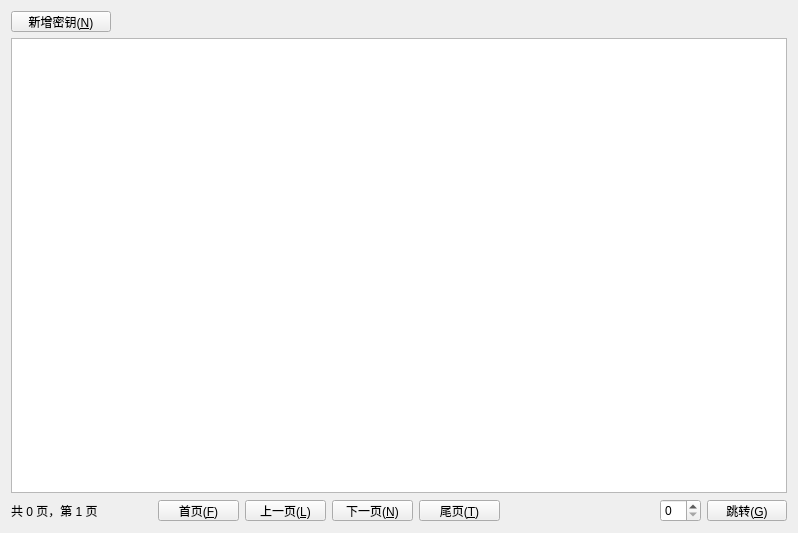
<?xml version="1.0" encoding="UTF-8"?>
<ui version="4.0">
 <class>DDNSSecretForm</class>
 <widget class="QWidget" name="DDNSSecretForm">
  <property name="geometry">
   <rect>
    <x>0</x>
    <y>0</y>
    <width>798</width>
    <height>533</height>
   </rect>
  </property>
  <property name="windowTitle">
   <string>DDN密钥管理</string>
  </property>
  <layout class="QVBoxLayout" name="verticalLayout">
   <item>
    <widget class="QPushButton" name="pushButtonNewRecord">
     <property name="minimumSize">
      <size>
       <width>81</width>
       <height>21</height>
      </size>
     </property>
     <property name="maximumSize">
      <size>
       <width>100</width>
       <height>21</height>
      </size>
     </property>
     <property name="text">
      <string>新增密钥(&amp;N)</string>
     </property>
    </widget>
   </item>
   <item>
    <widget class="QTableView" name="tableView"/>
   </item>
   <item>
    <layout class="QHBoxLayout" name="horizontalLayout_4">
     <item>
      <widget class="QLabel" name="label">
       <property name="minimumSize">
        <size>
         <width>101</width>
         <height>16</height>
        </size>
       </property>
       <property name="text">
        <string>共 0 页，第 1 页</string>
       </property>
      </widget>
     </item>
     <item>
      <spacer name="horizontalSpacer_2">
       <property name="orientation">
        <enum>Qt::Orientation::Horizontal</enum>
       </property>
       <property name="sizeType">
        <enum>QSizePolicy::Policy::Preferred</enum>
       </property>
       <property name="sizeHint" stdset="0">
        <size>
         <width>40</width>
         <height>20</height>
        </size>
       </property>
      </spacer>
     </item>
     <item>
      <layout class="QHBoxLayout" name="horizontalLayout_2">
       <item>
        <widget class="QPushButton" name="pushButtonFirstPage">
         <property name="minimumSize">
          <size>
           <width>81</width>
           <height>21</height>
          </size>
         </property>
         <property name="maximumSize">
          <size>
           <width>100</width>
           <height>21</height>
          </size>
         </property>
         <property name="text">
          <string>首页(&amp;F)</string>
         </property>
        </widget>
       </item>
       <item>
        <widget class="QPushButton" name="pushButtonLastPage">
         <property name="minimumSize">
          <size>
           <width>81</width>
           <height>21</height>
          </size>
         </property>
         <property name="maximumSize">
          <size>
           <width>100</width>
           <height>21</height>
          </size>
         </property>
         <property name="text">
          <string>上一页(&amp;L)</string>
         </property>
        </widget>
       </item>
       <item>
        <widget class="QPushButton" name="pushButtonNextPage">
         <property name="minimumSize">
          <size>
           <width>81</width>
           <height>21</height>
          </size>
         </property>
         <property name="maximumSize">
          <size>
           <width>100</width>
           <height>21</height>
          </size>
         </property>
         <property name="text">
          <string>下一页(&amp;N)</string>
         </property>
        </widget>
       </item>
       <item>
        <widget class="QPushButton" name="pushButtonTailPage">
         <property name="minimumSize">
          <size>
           <width>81</width>
           <height>21</height>
          </size>
         </property>
         <property name="maximumSize">
          <size>
           <width>100</width>
           <height>21</height>
          </size>
         </property>
         <property name="text">
          <string>尾页(&amp;T)</string>
         </property>
        </widget>
       </item>
      </layout>
     </item>
     <item>
      <spacer name="horizontalSpacer">
       <property name="orientation">
        <enum>Qt::Orientation::Horizontal</enum>
       </property>
       <property name="sizeHint" stdset="0">
        <size>
         <width>40</width>
         <height>20</height>
        </size>
       </property>
      </spacer>
     </item>
     <item>
      <layout class="QHBoxLayout" name="horizontalLayout_3">
       <item>
        <widget class="QSpinBox" name="spinBoxPage"/>
       </item>
       <item>
        <widget class="QPushButton" name="pushButtonGoPage">
         <property name="minimumSize">
          <size>
           <width>60</width>
           <height>21</height>
          </size>
         </property>
         <property name="maximumSize">
          <size>
           <width>80</width>
           <height>21</height>
          </size>
         </property>
         <property name="text">
          <string>跳转(&amp;G)</string>
         </property>
        </widget>
       </item>
      </layout>
     </item>
    </layout>
   </item>
  </layout>
 </widget>
 <resources/>
 <connections/>
</ui>
